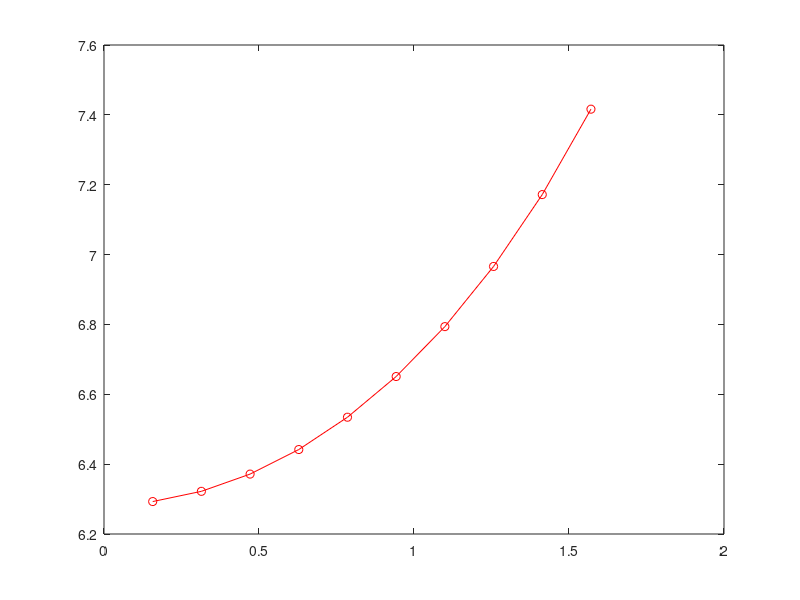

MATLAB code to generate this figure:
clc; clear; close all;
format long

% numeric pendulum

T = @(th0) sqrt(2) * integral(@(th) 1./ sqrt(cos(th) - cos(th0)), -th0, th0)

T(1)

th_list = []

for th = 1:10
    th_list(end+1) = .1 * th * pi/2
end

disp(th_list)
T_list = []
for th = 1:10
    T_list(end+1) = T(th_list(th))
end

disp(T_list')
plot(th_list, T_list, 'ro-')
